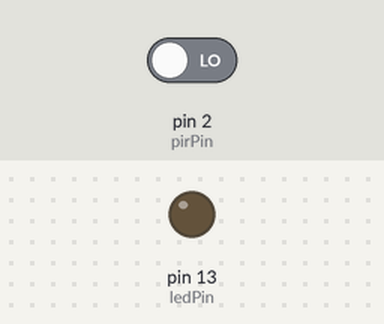
The sketch below on a simulated Arduino Uno, built with avr-gcc and run on an emulated ATmega328P. On the bench: output pins drawn as LEDs (lit = HIGH). Inputs (shaded band) come from the test bench; at power-on: pin 2 (pirPin) LOW.

Above: at 1.2 s.
1.3 s: pin 2 (pirPin) driven HIGH
At 1.8 s:
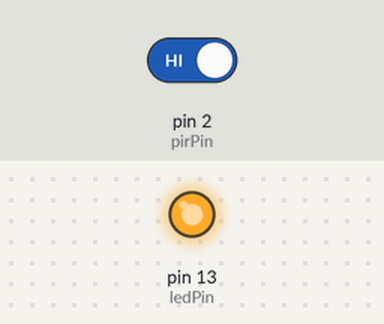
2.8 s: pin 2 (pirPin) driven LOW
At 4.2 s:
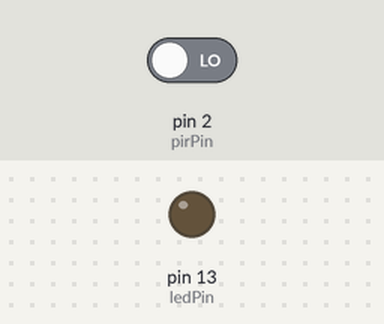
Timing chart, 0 to 5.8 s (numbered marks = the images above; inputs shaded):
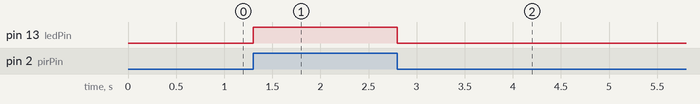

Measured:
- after the input at 1.3 s, pin 13 (ledPin): LOW → HIGH at once
- after the input at 2.8 s, pin 13 (ledPin): HIGH → LOW at once

The sketch:

Motion_Detection_2.ino
```cpp
const int pirPin = 2;
const int ledPin = 13;

void setup(){
  pinMode(pirPin, INPUT);
  pinMode(ledPin, OUTPUT);
  Serial.begin(9600);
}

void loop(){
  bool pirReading = digitalRead(pirPin);
  digitalWrite(ledPin, pirReading);
  delay(100);
}
```
